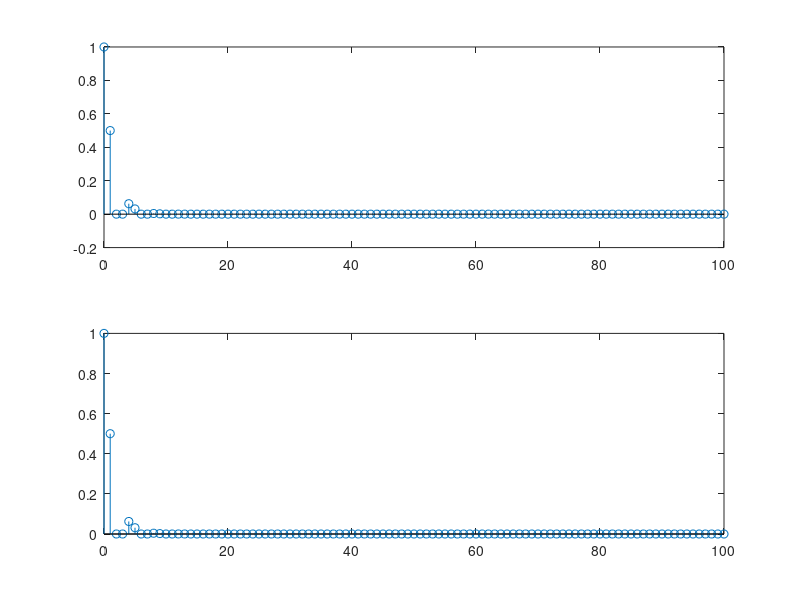
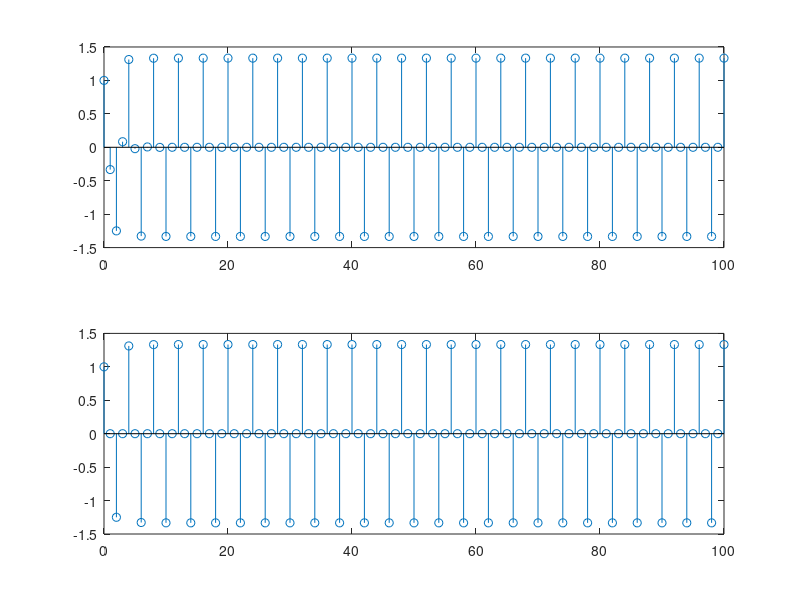

MATLAB code to generate these figures, in order:
%part i)
%range of points n
n=0:100;
%impulse response of the system h[n]
h=(1/2).^n.*cos(n*pi/2);
%input to the system x[n]
x=(1/2).^n;
%calculating fourier transform H(w) of the impulse response h[n]
H=fft(h);
%calculating fourier transform X(w) of the input signal x[n]
X=fft(x);
%calculating the output to the signal in frequency domain Y(w)
Y=H.*X;
%getting the inverse fourier transform of the output in time domain y[n]
y=ifft(Y);
%creating figure for part i
figure("Name","part i");
%plotting the output signal in subplot 1
subplot(2,1,1);stem(n,y);
%calculating the output signal i got with hand analysis
y_calc=(0.25*(1-i)*(i/2).^n)+(0.25*(1+i)*(-i/2).^n)+(0.5.^(n+1));
%plotting the hand analysis output in subplot 2
subplot(2,1,2);stem(n,y_calc);
%________________________________________________________________________________
%part ii)
%range of points n
n=0:100;
%impulse response of the system h[n]
h=(1/2).^n.*cos(n*pi/2);
%input to the system x[n]
x=cos(n*pi/2);
%calculating fourier transform H(w) of the impulse response h[n]
H=fft(h);
%calculating fourier transform X(w) of the input signal x[n]
X=fft(x);
%calculating the output to the signal in frequency domain Y(w)
Y=H.*X;
%getting the inverse fourier transform of the output in time domain y[n]
y=ifft(Y);
%creating figure for part i
figure("Name","part ii");
%plotting the output signal in subplot 1
subplot(2,1,1);stem(n,y);
%calculating the output signal i got with hand analysis
y_calc=(1/3)*cos(n*pi/2).*(4-(0.5.^n));
%plotting the hand analysis output in subplot 2
subplot(2,1,2);stem(n,y_calc);